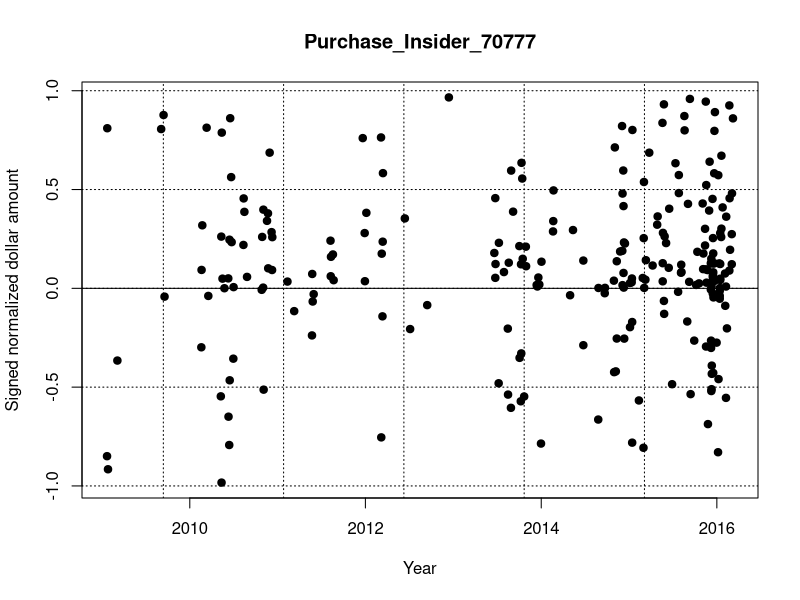
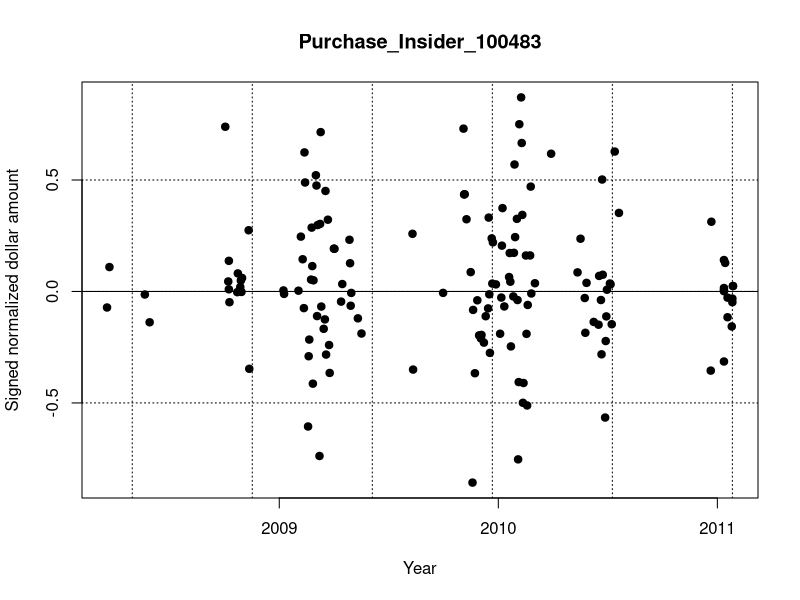
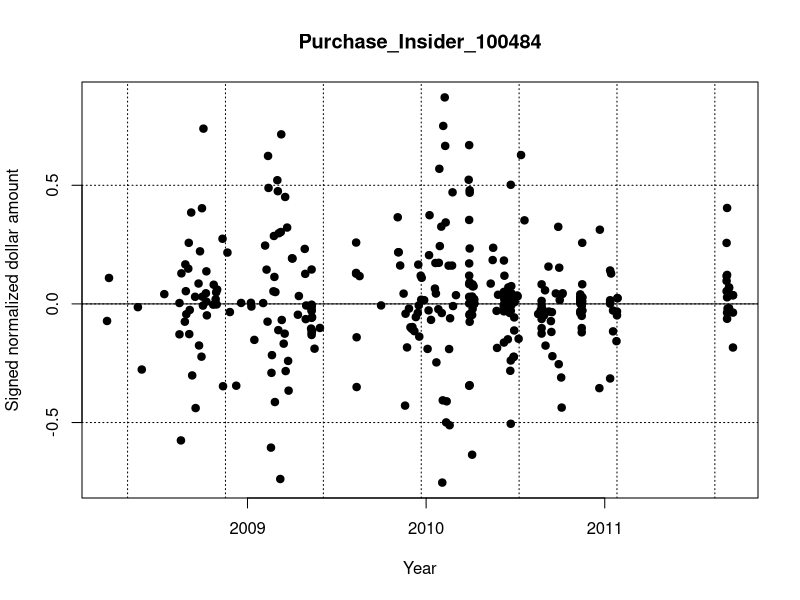
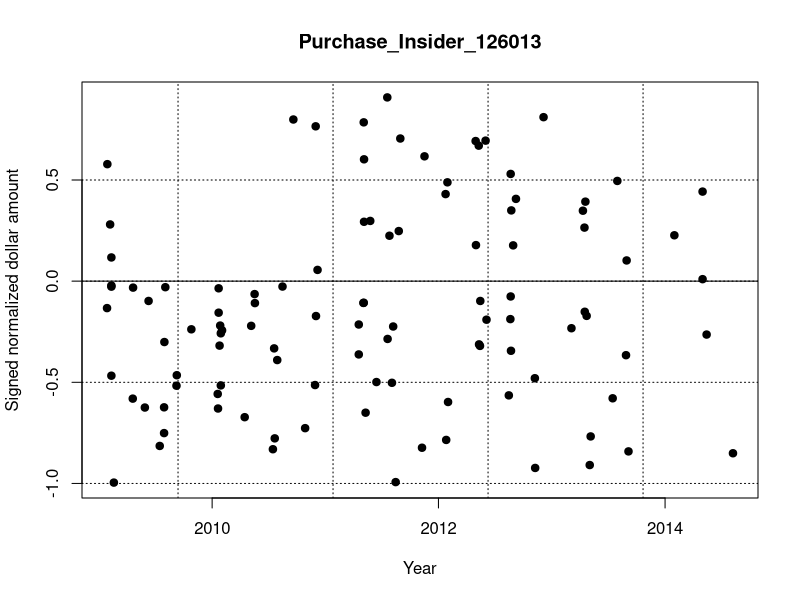
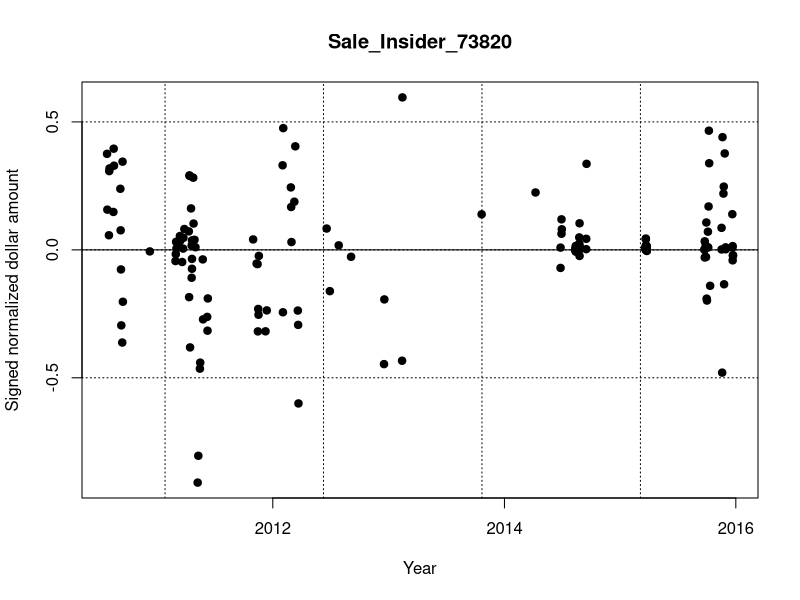
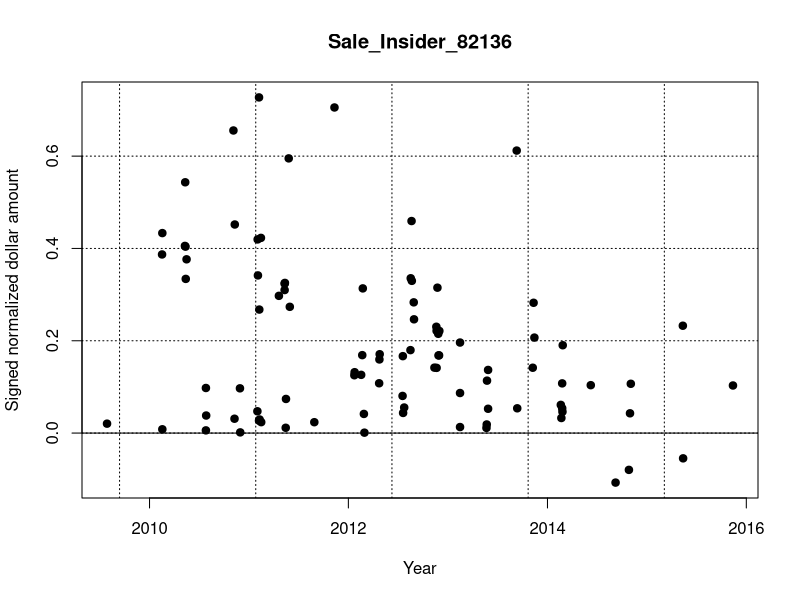
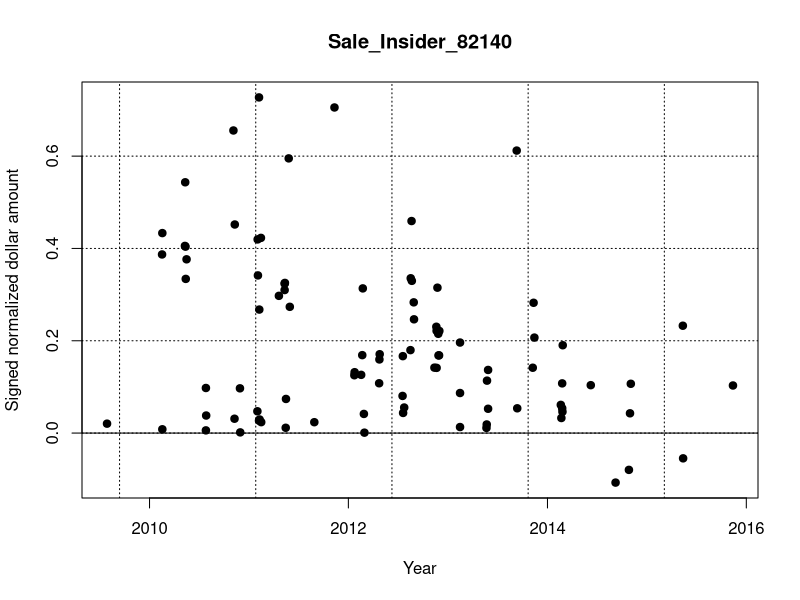
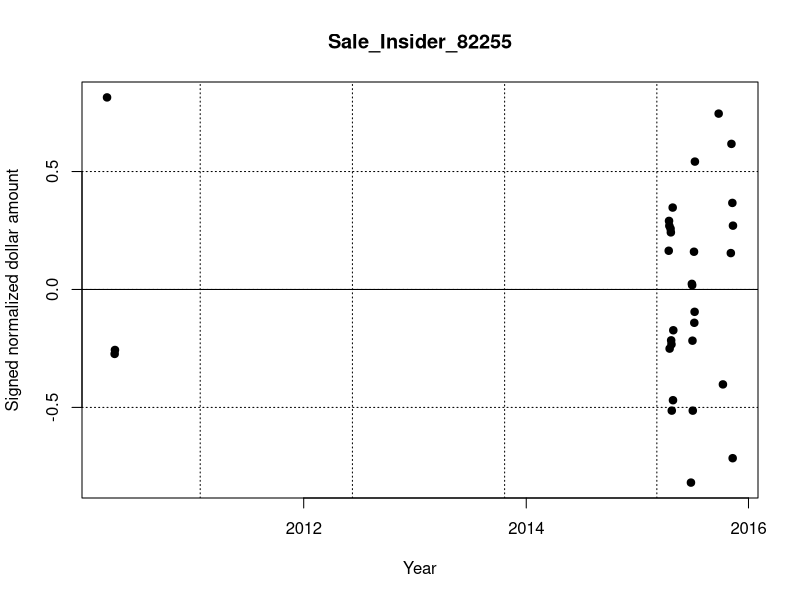

These charts were generated, in order, by the following R code:
setwd("C:/Users/samee/Documents/CS584/code_javaSE/cs584/LCS_SNDA")
dist = read.csv("lcs_snda_Purchase_Insider_70777.csv", h=F)
str(dist)
dist$V1 = as.Date(dist$V1, "%m/%d/%Y")
plot(x=dist$V1, y=dist$V2, main='Purchase_Insider_70777', xlab='Year', ylab='Signed normalized dollar amount',pch=19)
abline(h=0)
grid(col='black')

#====================================================================================================================

setwd("C:/Users/samee/Documents/CS584/code_javaSE/cs584/LCS_SNDA")
dist = read.csv("lcs_snda_Purchase_Insider_100483.csv", h=F)
str(dist)
dist$V1 = as.Date(dist$V1, "%m/%d/%Y")
plot(x=dist$V1, y=dist$V2, main='Purchase_Insider_100483', xlab='Year', ylab='Signed normalized dollar amount',pch=19)
abline(h=0)
grid(col='black')

#====================================================================================================================

setwd("C:/Users/samee/Documents/CS584/code_javaSE/cs584/LCS_SNDA")
dist = read.csv("lcs_snda_Purchase_Insider_100484.csv", h=F)
str(dist)
dist$V1 = as.Date(dist$V1, "%m/%d/%Y")
plot(x=dist$V1, y=dist$V2, main='Purchase_Insider_100484', xlab='Year', ylab='Signed normalized dollar amount',pch=19)
abline(h=0)
grid(col='black')

#====================================================================================================================

setwd("C:/Users/samee/Documents/CS584/code_javaSE/cs584/LCS_SNDA")
dist = read.csv("lcs_snda_Purchase_Insider_126013.csv", h=F)
str(dist)
dist$V1 = as.Date(dist$V1, "%m/%d/%Y")
plot(x=dist$V1, y=dist$V2, main='Purchase_Insider_126013', xlab='Year', ylab='Signed normalized dollar amount',pch=19)
abline(h=0)
grid(col='black')

#====================================================================================================================

setwd("C:/Users/samee/Documents/CS584/code_javaSE/cs584/LCS_SNDA")
dist = read.csv("lcs_snda_Sale_Insider_73820.csv", h=F)
str(dist)
dist$V1 = as.Date(dist$V1, "%m/%d/%Y")
plot(x=dist$V1, y=dist$V2, main='Sale_Insider_73820', xlab='Year', ylab='Signed normalized dollar amount',pch=19)
abline(h=0)
grid(col='black')

#====================================================================================================================

setwd("C:/Users/samee/Documents/CS584/code_javaSE/cs584/LCS_SNDA")
dist = read.csv("lcs_snda_Sale_Insider_82136.csv", h=F)
str(dist)
dist$V1 = as.Date(dist$V1, "%m/%d/%Y")
plot(x=dist$V1, y=dist$V2, main='Sale_Insider_82136', xlab='Year', ylab='Signed normalized dollar amount',pch=19)
abline(h=0)
grid(col='black')

#====================================================================================================================

setwd("C:/Users/samee/Documents/CS584/code_javaSE/cs584/LCS_SNDA")
dist = read.csv("lcs_snda_Sale_Insider_82140.csv", h=F)
str(dist)
dist$V1 = as.Date(dist$V1, "%m/%d/%Y")
plot(x=dist$V1, y=dist$V2, main='Sale_Insider_82140', xlab='Year', ylab='Signed normalized dollar amount',pch=19)
abline(h=0)
grid(col='black')

#====================================================================================================================

setwd("C:/Users/samee/Documents/CS584/code_javaSE/cs584/LCS_SNDA")
dist = read.csv("lcs_snda_Sale_Insider_82255.csv", h=F)
str(dist)
dist$V1 = as.Date(dist$V1, "%m/%d/%Y")
plot(x=dist$V1, y=dist$V2, main='Sale_Insider_82255', xlab='Year', ylab='Signed normalized dollar amount',pch=19)
abline(h=0)
grid(col='black')

#====================================================================================================================

setwd("C:/Users/samee/Documents/CS584/code_javaSE/cs584/LCS_SNDA")
dist = read.csv("lcs_snda_Sale_Insider_90605.csv", h=F)
str(dist)
dist$V1 = as.Date(dist$V1, "%m/%d/%Y")
plot(x=dist$V1, y=dist$V2, main='Sale_Insider_90605', xlab='Year', ylab='Signed normalized dollar amount',pch=19)
abline(h=0)
grid(col='black')

